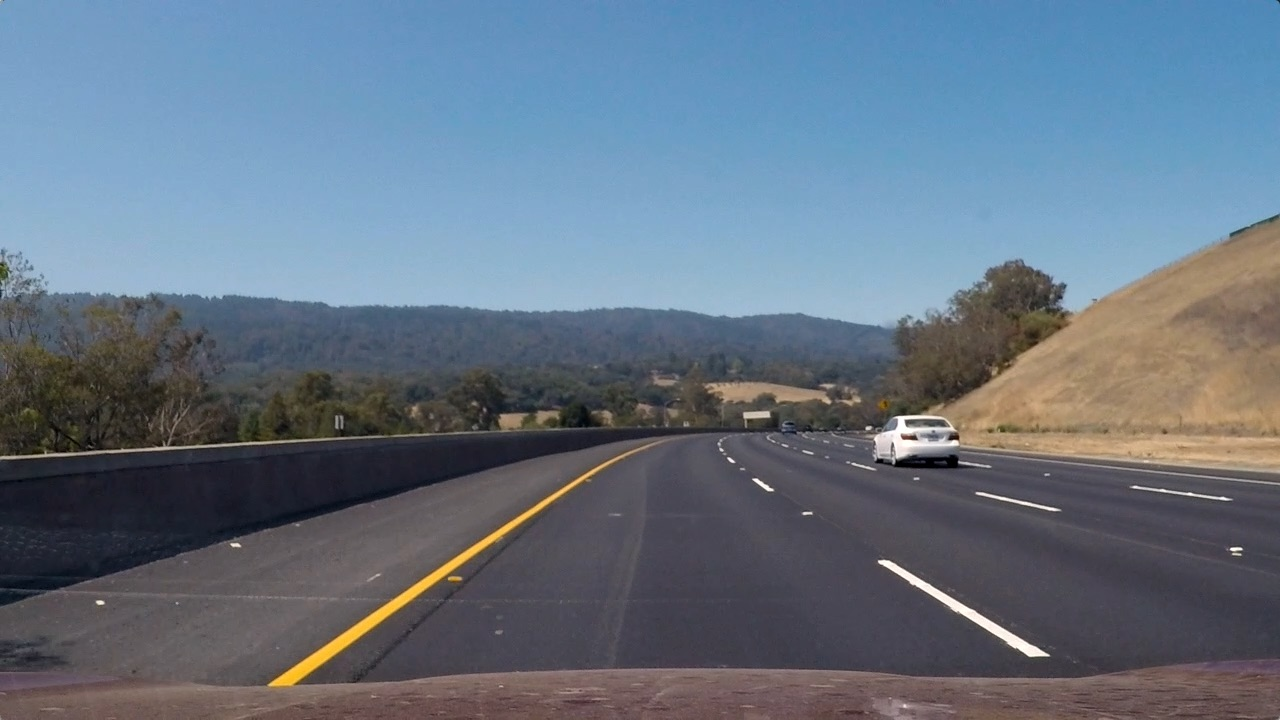
#> input picture test_images/test3.jpg, 1280 x 720 px
$ python masking.py
#> lines starting #> are read from the running program, lines starting #| are printed output that depends on the picture; after the words box and inside, x2 and y2 are one past the last pixel; in counts of white or black regions, pixels touching at a corner belong together
#> further down, img is the input picture: shape (720, 1280, 3); mean R, G, B 101.1, 115.3, 130.7
import numpy as np
import cv2
import matplotlib.image as mpimg
import matplotlib.pyplot as plt


class Masking:
    def __init__(self, ver=None):
        self._bottom_x_axis_offset = 120
        self._top_x_axis_offset = 60
        self._top_y_axis_offset = 60
        self._vertices = ver

    def _set_vertices(self, imshape):

        ll = (self._bottom_x_axis_offset, imshape[0])
        tl = (imshape[1] / 2 - self._top_x_axis_offset, imshape[0] / 2 + self._top_y_axis_offset)
        tr = (imshape[1] / 2 + self._top_x_axis_offset, imshape[0] / 2 + self._top_y_axis_offset)
        lr = (imshape[1] - self._bottom_x_axis_offset, imshape[0])

        self._vertices = np.array([[ll, tl, tr, lr]], dtype=np.int32)

    def get_region_of_interest(self, img):
        """
            Applies an image mask.

            Only keeps the region of the image defined by the polygon
            formed from `vertices`. The rest of the image is set to black.
            """
        if self._vertices is None:
            self._set_vertices(img.shape)

        # defining a blank mask to start with
        mask = np.zeros_like(img)

        # defining a 3 channel or 1 channel color to fill the mask with depending on the input image
        if len(img.shape) > 2:
            channel_count = img.shape[2]  # i.e. 3 or 4 depending on your image
#> channel_count = 3
            ignore_mask_color = (255,) * channel_count
#> ignore_mask_color = (255, 255, 255)
        else:
            ignore_mask_color = 255

        # filling pixels inside the polygon defined by "vertices" with the fill color
        cv2.fillPoly(mask, self._vertices, ignore_mask_color)
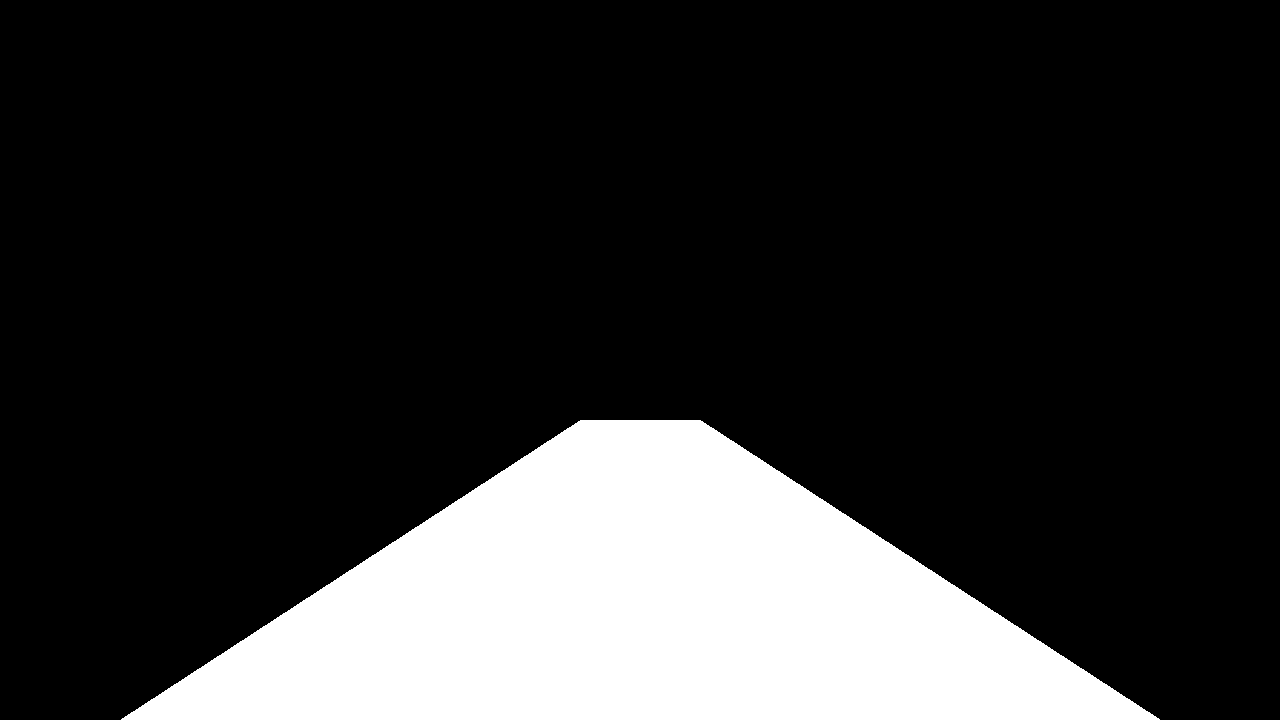
#> mask: shape (720, 1280, 3); 18.9% white; 1 white region, box (x1, y1, x2, y2) and area: (121, 420, 1160, 720) 174160

        # returning the image only where mask pixels are nonzero
        masked_image = cv2.bitwise_and(img, mask)
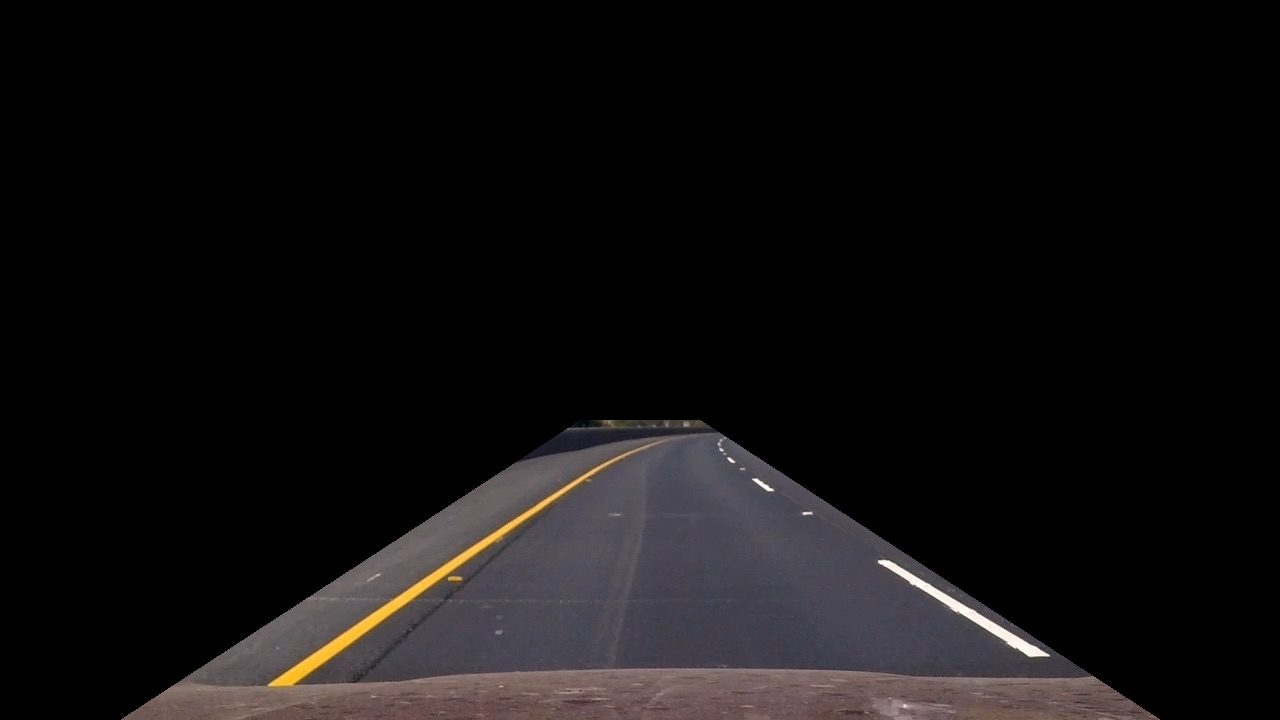
#> masked_image: shape (720, 1280, 3); mean R, G, B 17.6, 15.8, 16.2
        return masked_image

if __name__=="__main__":

    # Read an image
    img = mpimg.imread('../test_images/test3.jpg')

    # Create a Masking object
    m = Masking()

    # Get an image with the masked region
    masked_image = m.get_region_of_interest(img)

    # Plot the result
    f, (ax1, ax2) = plt.subplots(1, 2, figsize=(24, 9))
    f.tight_layout()

    ax1.imshow(img)
    ax1.set_title('Original Image', fontsize=40)

    ax2.imshow(masked_image)
    ax2.set_title('Masked Image', fontsize=40)
    plt.subplots_adjust(left=0., right=1, top=0.9, bottom=0.)

    plt.show()
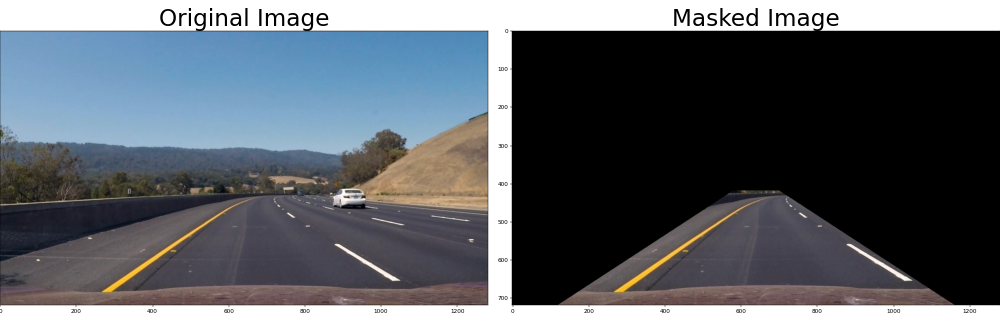
#> figure drawn by matplotlib, 2 panels

$ run again, with test_images/test1.jpg copied over test_images/test3.jpg
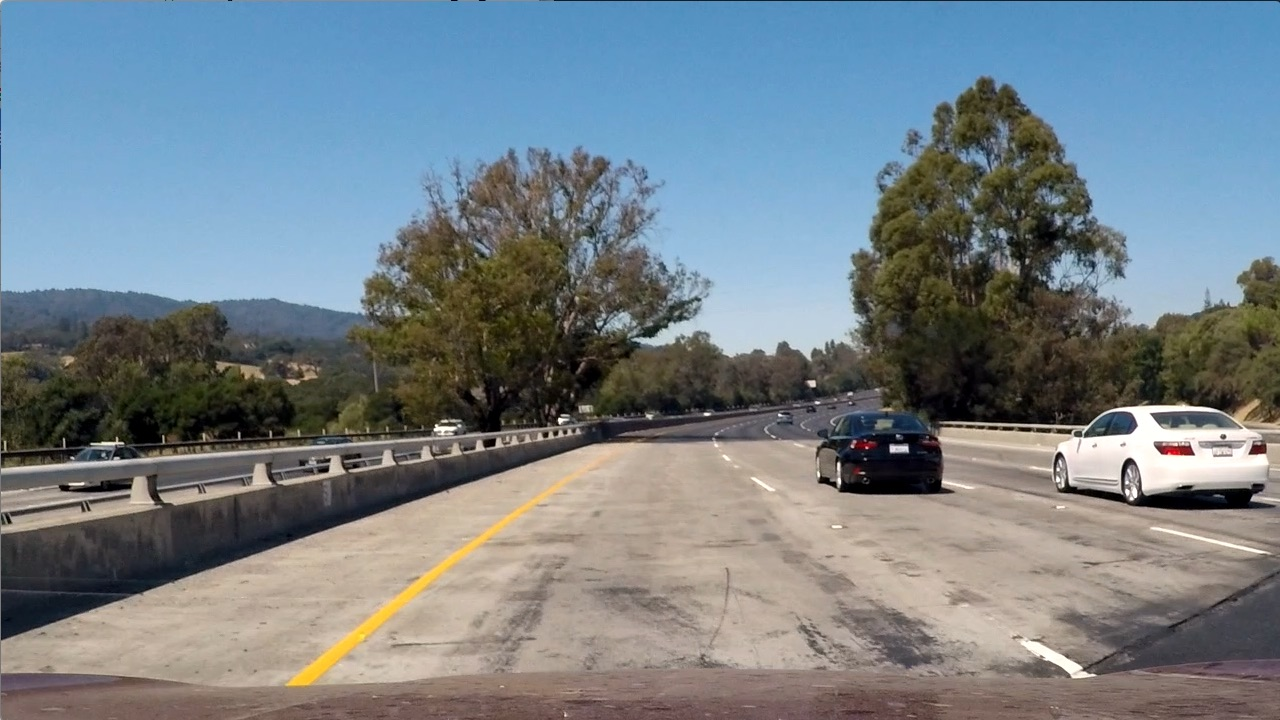
#> input picture test_images/test1.jpg, 1280 x 720 px
#> img is the input picture: shape (720, 1280, 3); mean R, G, B 117.5, 128.7, 135.5
#> mask: shape (720, 1280, 3); 18.9% white; 1 white region, box (x1, y1, x2, y2) and area: (121, 420, 1160, 720) 174160
#> in get_region_of_interest, `masked_image = cv2.bitwise_and(img, mask)`:
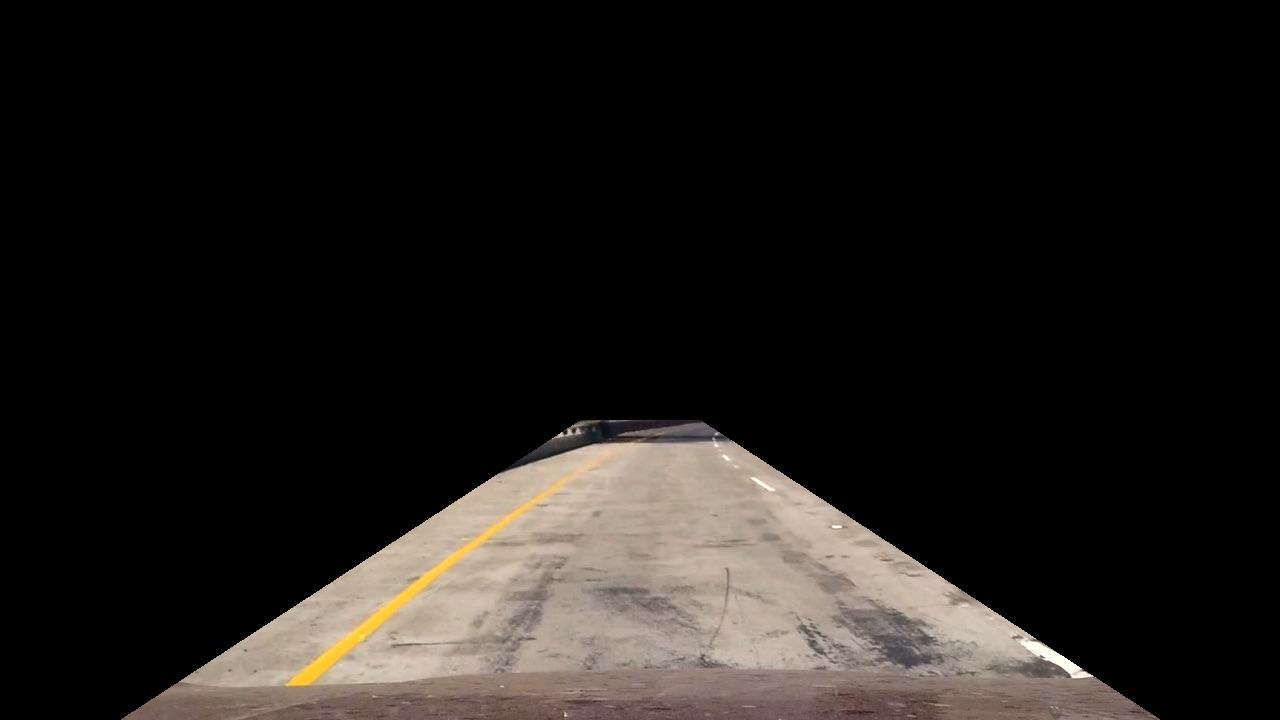
#> masked_image: shape (720, 1280, 3); mean R, G, B 31.4, 28.1, 25.4
#> `plt.show()`:
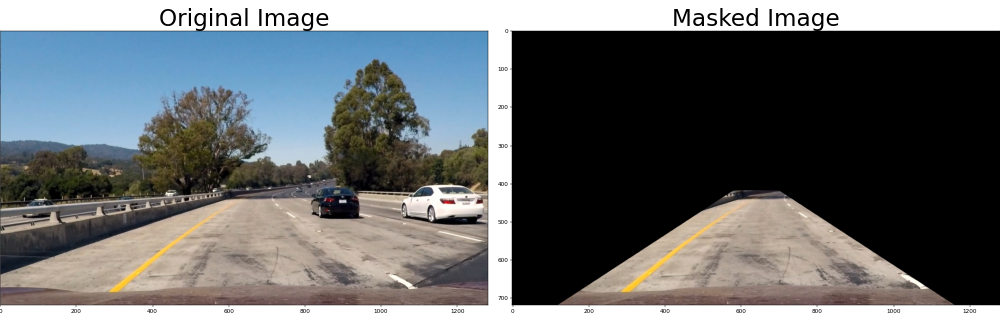
#> figure drawn by matplotlib, 2 panels

$ run again, with test_images/test2.jpg copied over test_images/test3.jpg
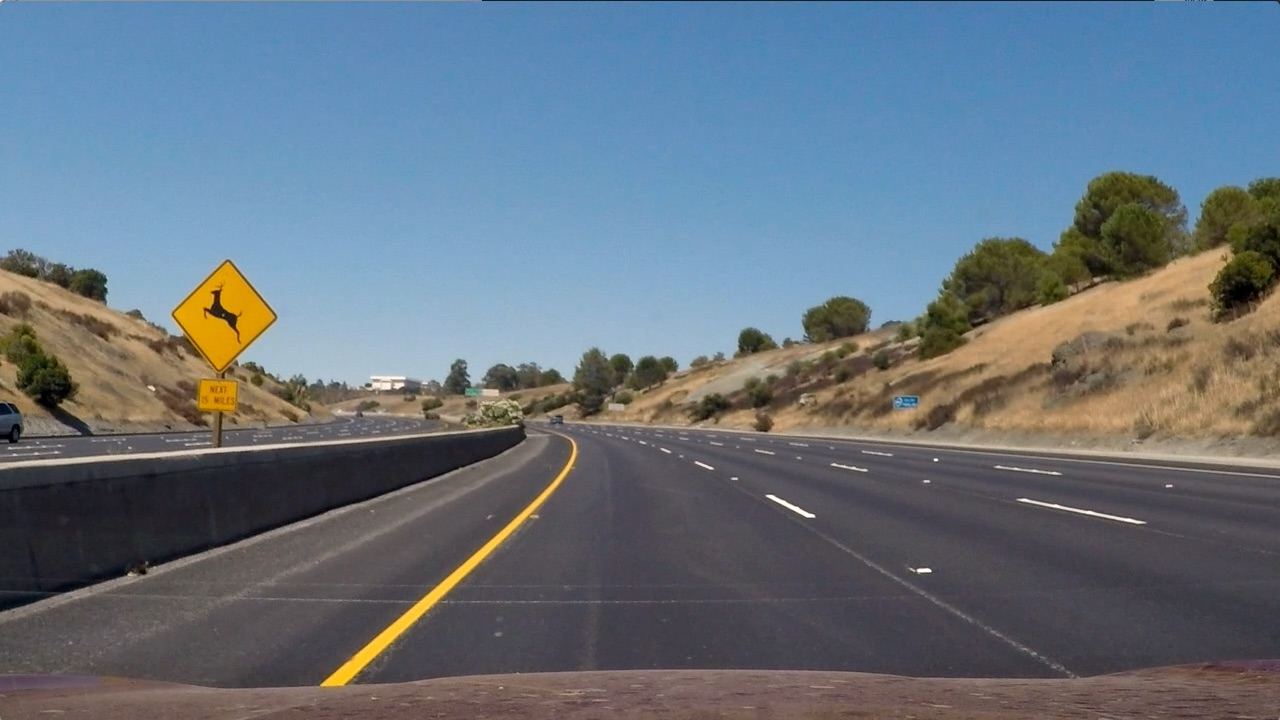
#> input picture test_images/test2.jpg, 1280 x 720 px
#> img is the input picture: shape (720, 1280, 3); mean R, G, B 102.8, 114.6, 125.5
#> mask: shape (720, 1280, 3); 18.9% white; 1 white region, box (x1, y1, x2, y2) and area: (121, 420, 1160, 720) 174160
#> in get_region_of_interest, `masked_image = cv2.bitwise_and(img, mask)`:
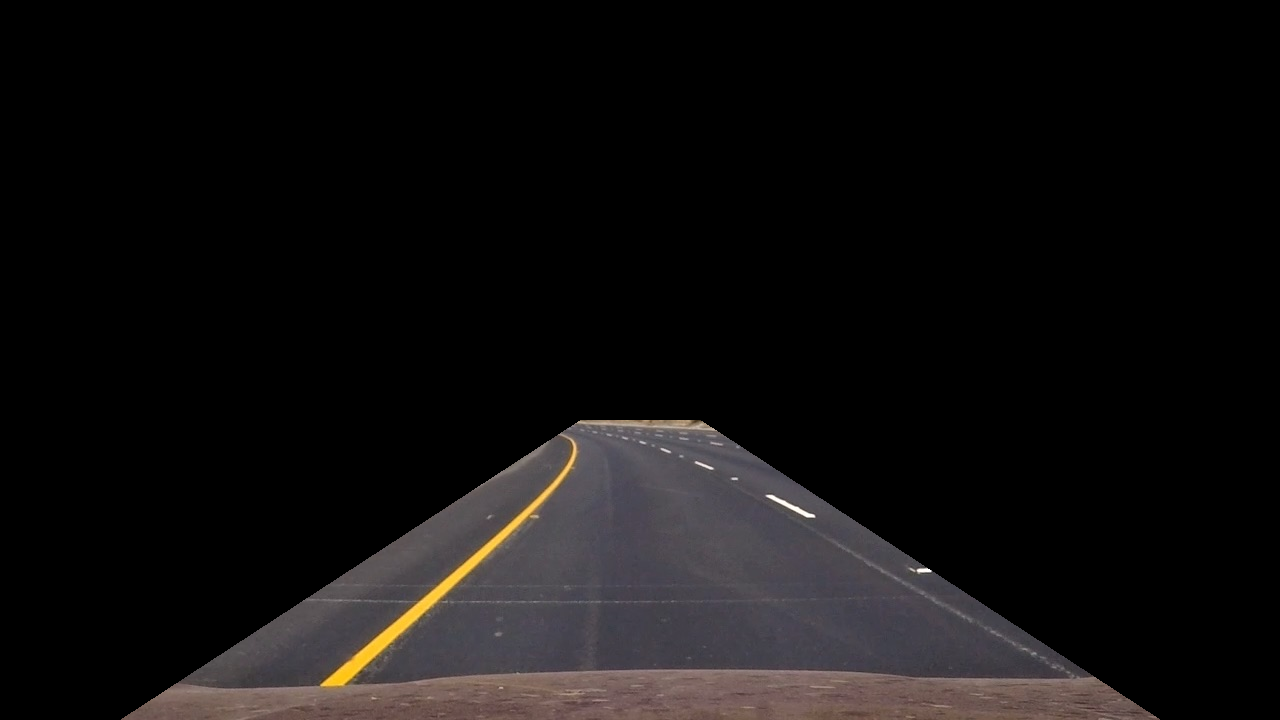
#> masked_image: shape (720, 1280, 3); mean R, G, B 17.5, 15.7, 15.7
#> `plt.show()`:
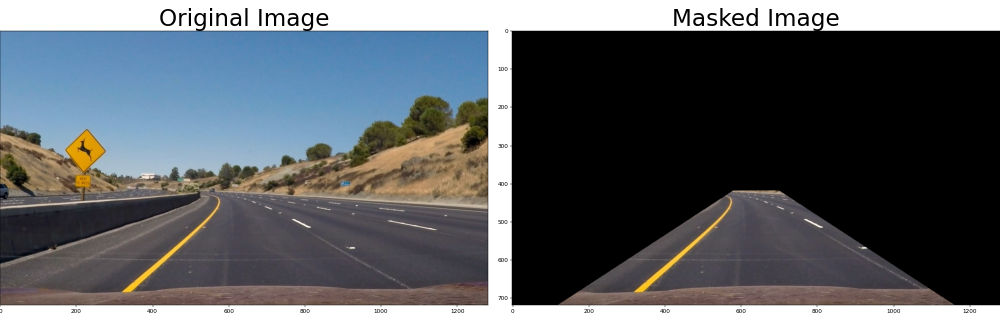
#> figure drawn by matplotlib, 2 panels

$ run again, with test_images/test4.jpg copied over test_images/test3.jpg
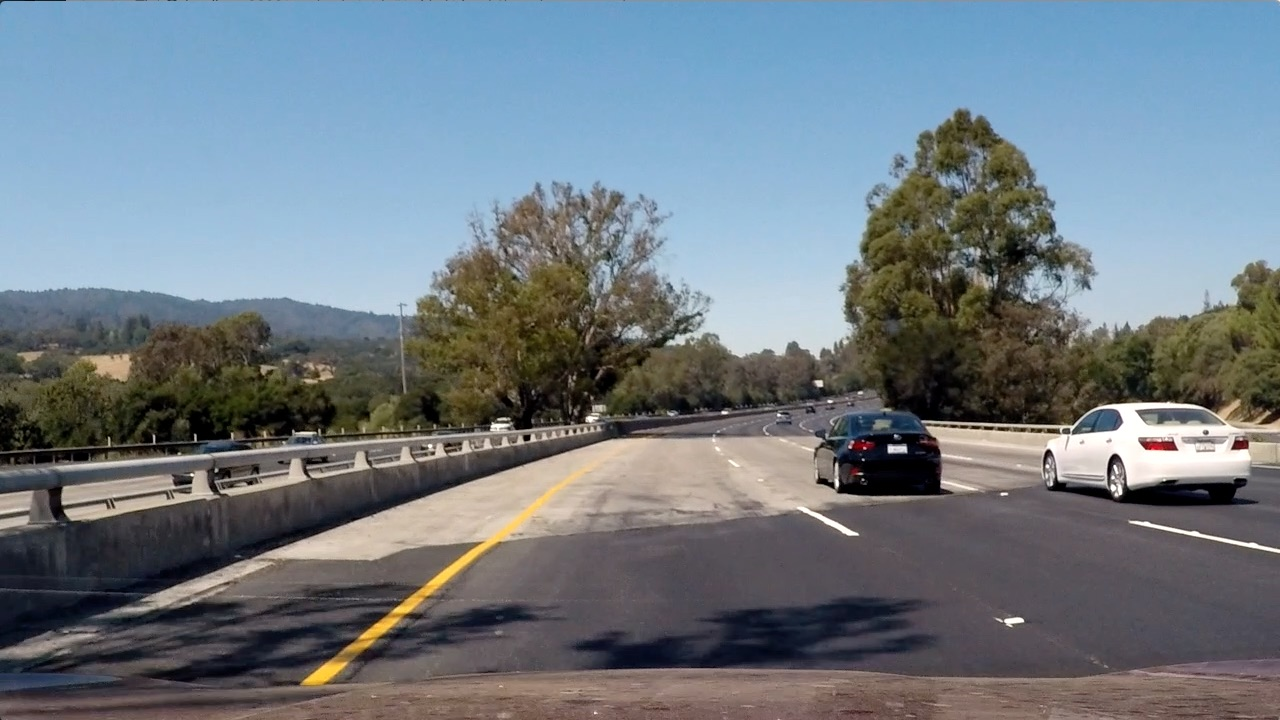
#> input picture test_images/test4.jpg, 1280 x 720 px
#> img is the input picture: shape (720, 1280, 3); mean R, G, B 112.2, 122.7, 130.9
#> mask: shape (720, 1280, 3); 18.9% white; 1 white region, box (x1, y1, x2, y2) and area: (121, 420, 1160, 720) 174160
#> in get_region_of_interest, `masked_image = cv2.bitwise_and(img, mask)`:
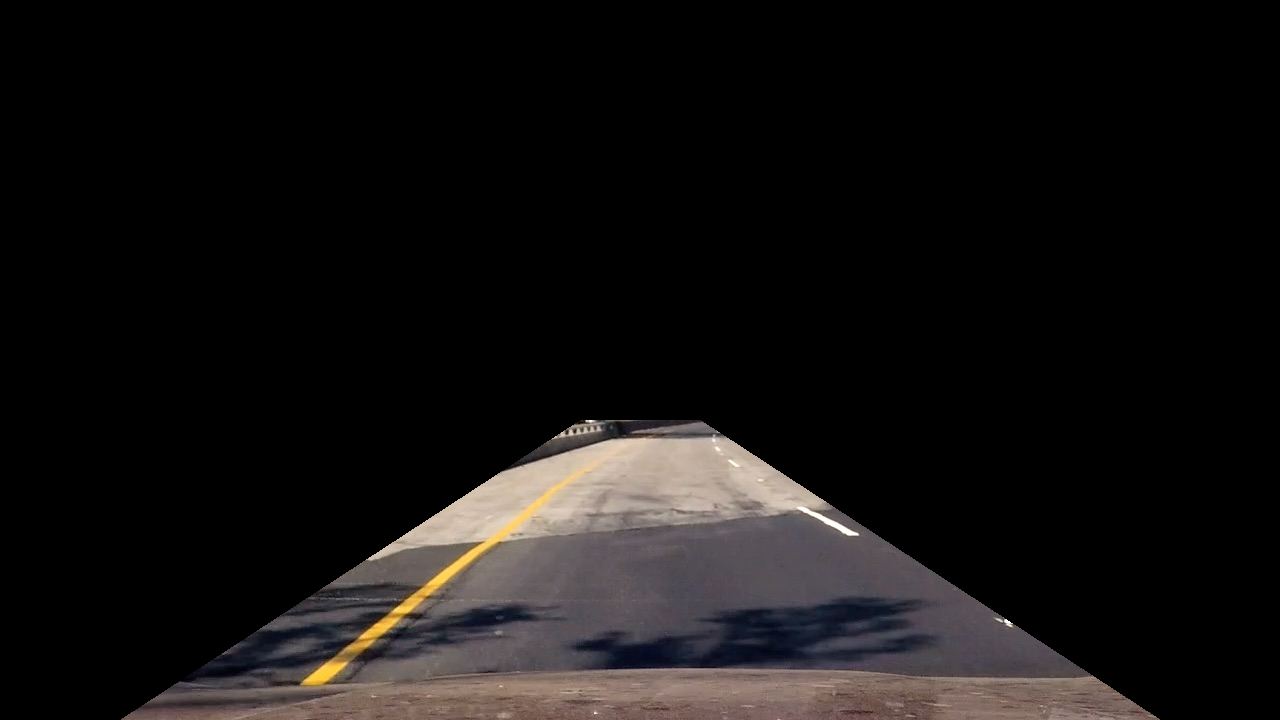
#> masked_image: shape (720, 1280, 3); mean R, G, B 20.7, 18.5, 17.9
#> `plt.show()`:
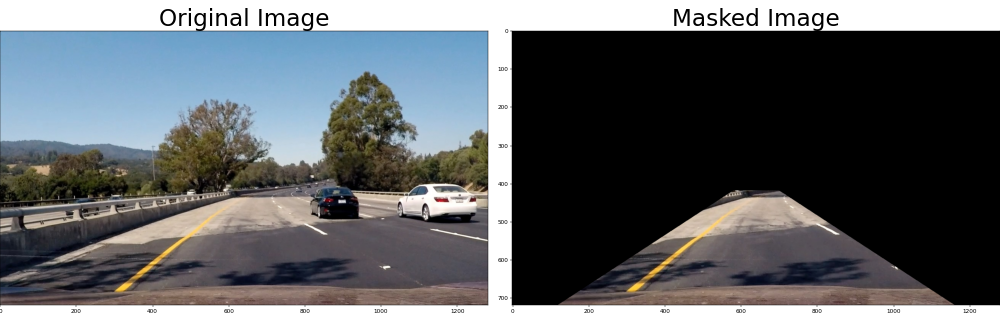
#> figure drawn by matplotlib, 2 panels
